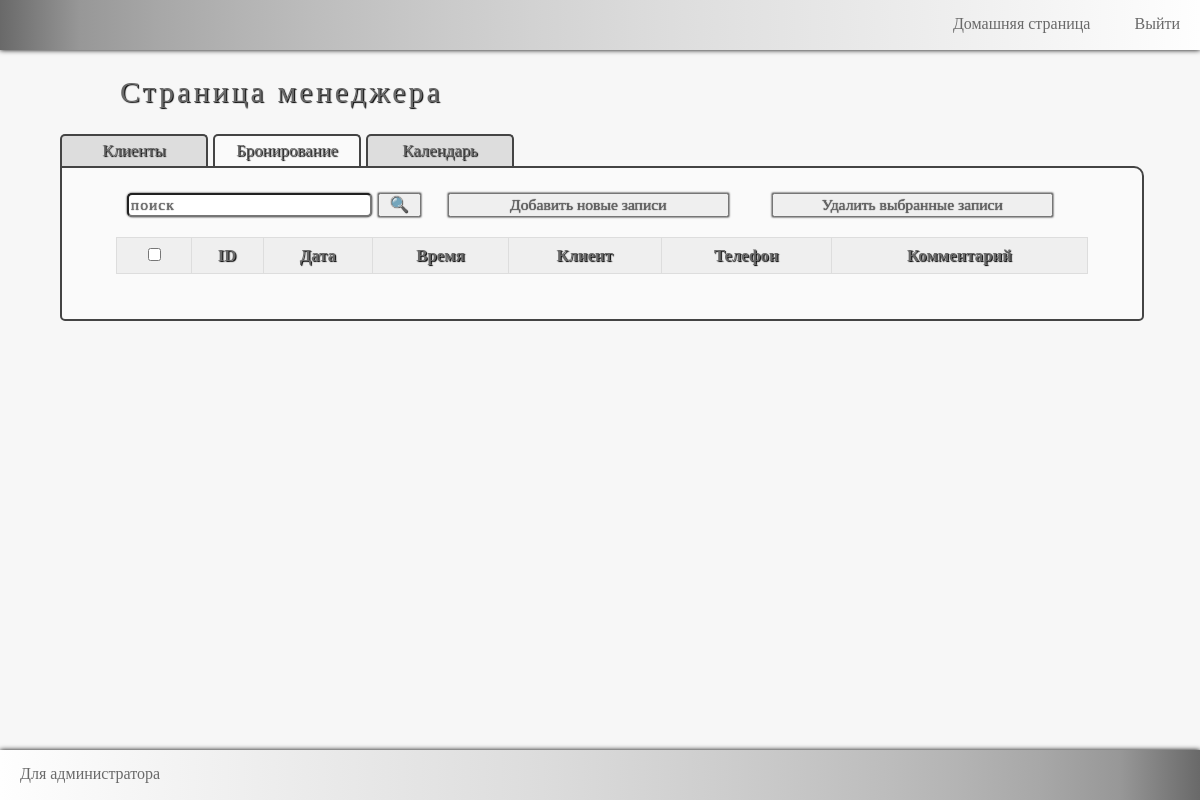
Page /home/manager/booking_table (signed in) on the earlier database version.
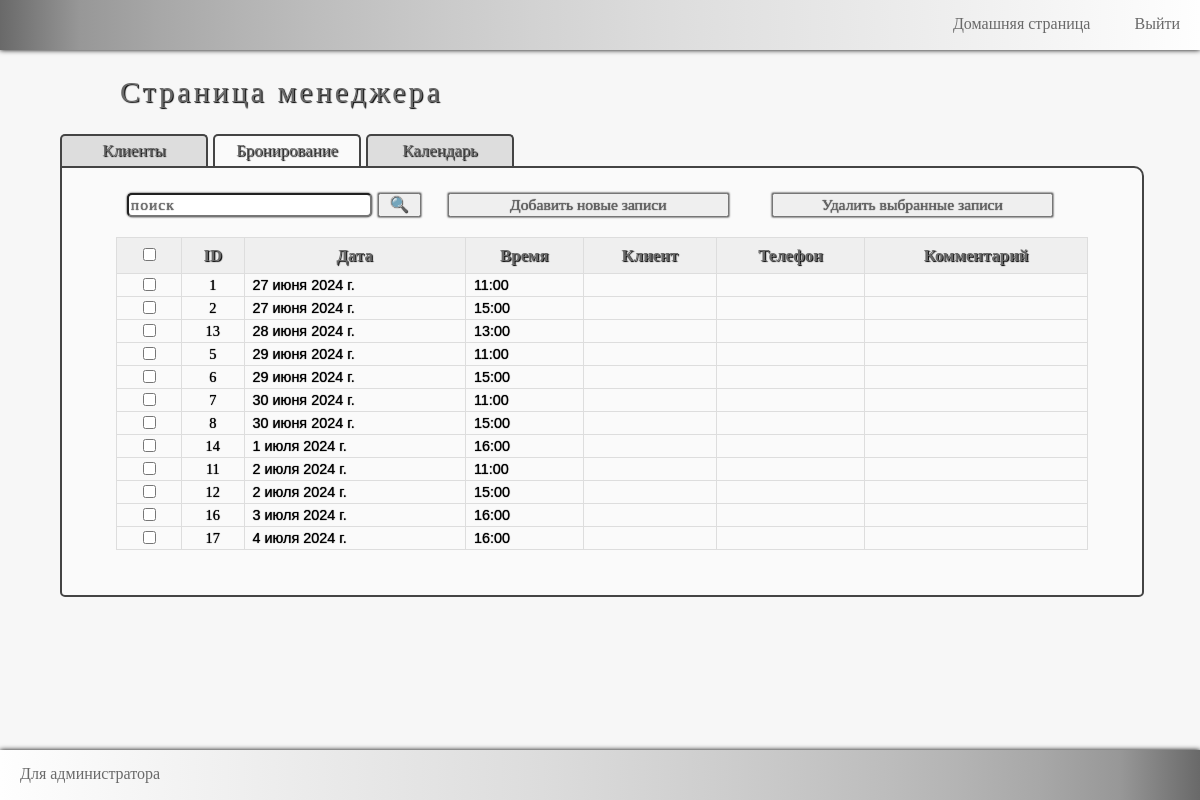
Same page on the later database version.
### client/models.py (models this page shows, shortened)
class Booked(models.Model):
    datetime = models.DateTimeField('Дата бронирования', unique=True)
    client = models.ForeignKey(Client, null=True, on_delete=models.SET_NULL, blank=True)
    comment = models.TextField('Комментарий', blank=True)
    class Meta:
        verbose_name = "Бронь"
        verbose_name_plural = "Бронирование"

### client/views.py (the view)
# urls.py: path('manager/booking_table', views.manager_booking_table, name="manager_booking_table"),
def manager_booking_table(request: HttpRequest) -> HttpResponse:
    if not request.user.is_authenticated:
        return redirect(manager_logged_in)
    the_tittle = "База бронирования"
    booking = Booked.objects.all().order_by("datetime")
    search = request.GET.get("searchBooking")
    if search is not None:
        booking = Booked.objects.filter(datetime__icontains=search). \
            union(Booked.objects.filter(client__name__icontains=search)). \
            union(Booked.objects.filter(client__phone__icontains=search)). \
            union(Booked.objects.filter(comment__icontains=search))
    return render(request, "client/manager_booking_table.html", context={"the_tittle": the_tittle,
                                                                         "booking": booking,
                                                                         })

### client/templates/client/manager_booking_table.html (shortened to what this page needs)
{% extends 'client/manager.html' %}
{% load static %}
{% block stylelink %}
<link rel="stylesheet" href="{% static 'client/css/manager_booking_table.css' %}">
<link rel="stylesheet" href="{% static 'client/css_mobile/manager_booking_table.css' %}">
{% endblock %}
{% block table%}
<div class="main_manager">
    <div class="headingH1">Страница менеджера</div>
    <a href="{% url 'manager_clients_table' %}"><div class="tittleBlock">Клиенты</div></a>
    <div class="tittleBlock" id="tittleMainBlock">Бронирование</div>
    <a href="{% url 'manager_calendar' %}"><div class="tittleBlock">Календарь</div></a>
    <div id="bookingBlock">
        <input id="searchBooking" name="search" placeholder="поиск" type="text"/>
        <button id="searchBookingButton" onclick="toDoSearchBooking()">🔍</button>
        <button id="addBookingButton" onclick="changeHiddenAddBooking()">Добавить новые записи</button>
        <button id="removeBookingButton" onclick="removeBooking()">Удалить выбранные записи</button>
        <br/>
        <br/>
        <div class="tableDivStyle">
            <table>
            <tr>
                <th> <input id="booking_choose" type="checkbox" onclick="onClickCheckBooking(this)"/> </th>
                <th>ID</th>
                <th>Дата</th>
                <th>Время</th>
                <th>Клиент</th>
                <th>Телефон</th>
                <th>Комментарий</th>
            </tr>
            {% for book in booking %}
            <tr>
                <td class="tableCheckClient">
                    <input id="check{{book.id}}" class="checkbox_booking" type="checkbox"/>
                </td>
                <td class="tableIDClient">
                    {{book.id}}
                </td>
                <td class="tableDateBooking">
                    <div>{{book.datetime.date}}</div>
                </td>
                <td class="tableTimeBooking">
                    <div>{{book.datetime.time}}</div>
                </td>
                <td class="tableNameClient">
                </td>
                <td class="tableTelClient">
                </td>
                <td class="tableCommentClient">
                </td>
            </tr>
            {% endfor %}
        </table>
        </div>
    </div>
</div>
{% endblock%}

### client/templates/client/manager.html (shortened to what this page needs)
{% extends 'client/base.html' %}
{% load static %}
{% block body %}
<header>
    <nav>
        <a href="{% url 'home' %}">Домашняя страница</a>
        <a href="{% url 'manager_loging_out' %}">Выйти</a>
    </nav>
</header>
{% block table%}
{% endblock %}
<footer>
    <nav>
        <a href="/admin/">Для администратора</a>
    </nav>
</footer>
{% endblock %}

### client/templates/client/base.html (shortened to what this page needs)
<!DOCTYPE html>
{% load static %}
<html lang="en">
<head>
    <link rel="stylesheet" href="{% static 'client/css/base.css' %}">
    {% block stylelink %} {% endblock %}
</head>
<body>
    {% block body %}
    {% endblock %}
</body>
</html>

### client/static/client/css/base.css (style rules this page uses)
body, div, footer, header { font-family: Arial, serif; margin: 0; padding: 0; width: 100%; position: relative; left: 0; right: 0; top: 0; bottom: 0; }
h1, h2, h3, h4, div, p, a { margin: 0; padding: 0; }

### client/static/client/css/manager_booking_table.css (style rules this page uses)
header, footer { background: linear-gradient(to right, #696969, 20%, #FEFEFE); position: relative; width: 100%; height: 50px; box-shadow: 0 0 5px #000000; z-index: 10; }
footer { background: linear-gradient(to left, #696969, 20%, #FEFEFE); }
nav { font-family: Tahoma; color: #696969; padding: 15px 0; text-align: right; }
nav > a { padding: 0 20px; text-decoration: none; }
nav > a:link, nav > a:visited { color: #696969; }
.main_manager { background-color: #F7F7F7; position: relative; width: 100%; min-height: calc(100vh - 150px); font-size: 0; padding-bottom: 50px; }
.headingH1 { position: relative; width: 80%; left: 10%; font-family: Tahoma; font-size: 2.5vw; color: #696969; letter-spacing: 3px; text-shadow: 1px 1px 1px #020202; padding: 25px 0; }
.tittleBlock { position: relative; display: inline-block; width: 12vw; left: 5%; top: 0; background-color: #DDDDDD; border: 2px solid #444444; border-bottom: none; border-radius: 5px 5px 0 0; font-family: Tahoma; font-size: 1.4vw; color: #696969; text-align: center; text-shadow: 1px 1px 1px #020202; padding: 5px 0; margin: 0 5px 0 0; cursor: pointer; -ms-user-select: none; -moz-user-select: none; -webkit-user-select: none; user-select: none; }
#tittleMainBlock { background-color: #FAFAFA; }
#clientsBlock, #bookingBlock, #calendarBlock { position: relative; width: 90%; left: 5%; top: 0; background-color: #FAFAFA; border: 2px solid #444444; border-radius: 0 10px 5px 5px; margin: 0 0 25px 0; padding: 25px 0; }
#searchClient, #searchClientButton, #addClientButton, #removeClientButton, #searchBooking, #searchBookingButton, #addBookingButton, #removeBookingButton { position: relative; width: 26%; left: 4%; font-family: Tahoma; font-size: 1.3vw; color: #696969; text-shadow: 0 0 1px #020202; box-shadow: 0 0 2px #000000; margin: 0 2%; }
#searchClient, #searchBooking { letter-spacing: 1px; border-radius: 5px; }
#searchClient, #searchBooking { width: 22%; }
#addClientButton, #removeClientButton, #addBookingButton, #removeBookingButton { left: -1%; }
#searchClientButton, #searchBookingButton { left: 0.5%; width: 4%; }
.tableDivStyle { position: relative; width: 90%; left: 5%; margin: 20px 0; }
table { border: 1px solid #dddddd; border-collapse: collapse; width: 100%; font-family: Tahoma; }
th { background: #efefef; border: 1px solid #dddddd; padding: 7px; font-size: 1.4vw; text-shadow: 1px 1px 1px #020202; color: #696969; cursor: pointer; }
td { border: 1px solid #dddddd; font-size: 1.2vw; }
.tableCheckClient, .tableIDClient, .tableBanClient { vertical-align: center; text-align: center; }
.tableNameClient, .tableTelClient, .tableHistoryClient { padding: 0 7px; }
.tableIDClient, .tableNameClient > div, .tableTelClient > div, .tableHistoryClient, .tableDateBooking > div, .tableTimeBooking > div { font-size: 1.2vw; text-shadow: 0 0 1px #020202; padding: 0 7px; }
footer > nav { text-align: left; }

Differences in the rows shown:
added Booked: id "1", datetime "27 июня 2024 г.", datetime.time "11:00"
added Booked: id "2", datetime "27 июня 2024 г.", datetime.time "15:00"
added Booked: id "13", datetime "28 июня 2024 г.", datetime.time "13:00"
added Booked: id "5", datetime "29 июня 2024 г.", datetime.time "11:00"
added Booked: id "6", datetime "29 июня 2024 г.", datetime.time "15:00"
added Booked: id "7", datetime "30 июня 2024 г.", datetime.time "11:00"
added Booked: id "8", datetime "30 июня 2024 г.", datetime.time "15:00"
added Booked: id "14", datetime "1 июля 2024 г.", datetime.time "16:00"
added Booked: id "11", datetime "2 июля 2024 г.", datetime.time "11:00"
added Booked: id "12", datetime "2 июля 2024 г.", datetime.time "15:00"
added Booked: id "16", datetime "3 июля 2024 г.", datetime.time "16:00"
added Booked: id "17", datetime "4 июля 2024 г.", datetime.time "16:00"
